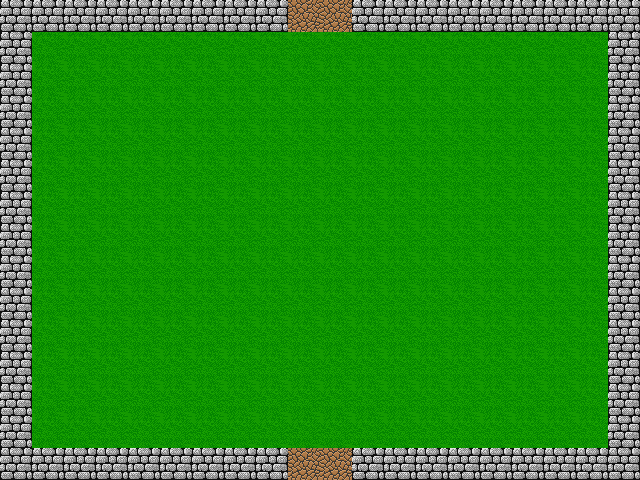

The image is a tile-based game level rendered from a .tmx file. Its description and source (layers, tilesets, objects; grid data summarised) follow:
An orthogonal 20x15 tile map with 32x32 px tiles, 1 tile layer (background).

<map version="1.0" orientation="orthogonal" renderorder="right-down" width="20" height="15" tilewidth="32" tileheight="32">
 <tileset firstgid="1" name="shittytileset" tilewidth="32" tileheight="32">
  <image source="../img/shittytileset.png" width="736" height="672" />
 </tileset>
 <layer name="background" width="20" height="15">
  <data>[300 cells, 300 non-empty, 3 distinct tile ids]</data>
 </layer>
</map>
